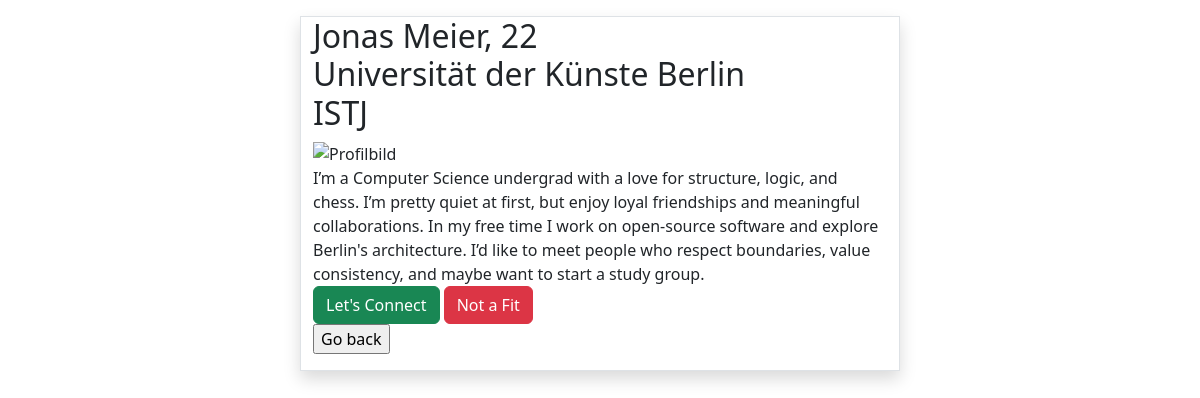
The app's page /matching (signed in) with its own data.
### models.py (models this page shows)
class User(db.Model):
    __tablename__ = 'user'
    user_id = db.Column(db.Integer, primary_key=True)
    uni_id = db.Column(db.Integer, db.ForeignKey('university.uni_id'))
    name = db.Column(db.Text, nullable=False)
    email = db.Column(db.Text, unique=True, nullable=False)
    password = db.Column(db.Text, nullable=False)
    birth_date = db.Column(db.Date, nullable=False)
    created_at = db.Column(db.Date, default=date.today)
    profile_picture = db.Column(db.LargeBinary, nullable=False)
    description = db.Column(db.Text, nullable=False, default="")
    university = db.relationship('University', backref='students', lazy=True)
    personality_result = db.relationship('PersonalityResult', uselist=False, backref='user')

class University(db.Model):
    __tablename__ = 'university'
    uni_id = db.Column(db.Integer, primary_key=True)
    name = db.Column(db.Text, nullable=False)
    short_name = db.Column(db.Text)
    location = db.Column(db.Text)

class PersonalityResult(db.Model):
    __tablename__ = 'personality_result'
    result_id = db.Column(db.Integer, primary_key=True)
    user_id = db.Column(db.Integer, db.ForeignKey('user.user_id'), unique=True)
    vec_ei = db.Column(db.Float)
    vec_sn = db.Column(db.Float)
    vec_tf = db.Column(db.Float)
    vec_jp = db.Column(db.Float)
    mbti_type = db.Column(db.Text)
    completed_at = db.Column(db.Date)

### routes/route_matching.py (the view, shortened to what this page needs)
@main_bp.route('/matching', methods=['GET', 'POST'])
def matching():
     curr_user_id = session.get('user_id')
     user= match_dao.get_random_user(curr_user_id)
     age = calculate_age(user.birth_date)
     personality_sore = personality_dao.get_type_by_uid(user.user_id)
     form=CreateMatchingForm()
     return render_template('matching.html', user=user,age=age,personality_sore=personality_sore,form=form)

### forms/form_matching.py
class CreateMatchingForm(FlaskForm):
    yes = SubmitField("Let's Connect")
    no = SubmitField('Not a Fit')
    back = SubmitField('Go back')

### dao/match_dao.py (called while the page is built)
    @classmethod
    def get_random_user(cls, current_user_id):
        return User.query.filter(User.user_id != current_user_id).order_by(func.random()).first()

### dao/personality_dao.py (called while the page is built)
    @classmethod
    def get_by_uid(cls, user_id: int) -> PersonalityResult:
        return PersonalityResult.query.filter_by(user_id=user_id).first()

    @classmethod
    def get_type_by_uid(cls, user_id: int) -> str | None:
        result = cls.get_by_uid(user_id)
        return result.mbti_type if result else None

### services/user_service.py (called while the page is built)
def calculate_age(birth_date):
    today = date.today()
    return today.year - birth_date.year - ((today.month, today.day) < (birth_date.month, birth_date.day))

### templates/matching.html (shortened to what this page needs)
{% extends 'base.html' %}
{% block header %}
    <h2>
    {% block title %}
        {{user.name}}, {{age}}
        <br> {{user.university.name}}
        <br> {{personality_sore}}
    {% endblock %}
    </h2>
{% endblock %}
{% block content %}
<img src="{{ url_for('main.profile_picture', user_id=user.user_id) }}" alt="Profilbild" width="200" height="200">
<div>
 {{user.description}}
</div>
<div><form method="post">
    <div>
        {{ form.yes(class="btn btn-success") }}
        {{ form.no(class="btn btn-danger") }}
    </div>
    <div>
        {{ form.back }}
    </div>
</form>
{% endblock %}

### records on screen
User: name "Jonas Meier", description "I’m a Computer Science undergrad with a love for structure, logic, and chess. I’m pretty quiet at first, but enjoy loyal friendships and meaningful collaborations. In my free time I work on open-source software and explore Berlin's architecture. I’d like to meet people who respect boundaries, value consistency, and maybe want to start a study group."
University: university.name "Universität der Künste Berlin"
PersonalityResult: mbti_type "ISTJ"

### other values on screen
{{ age }} "22"
